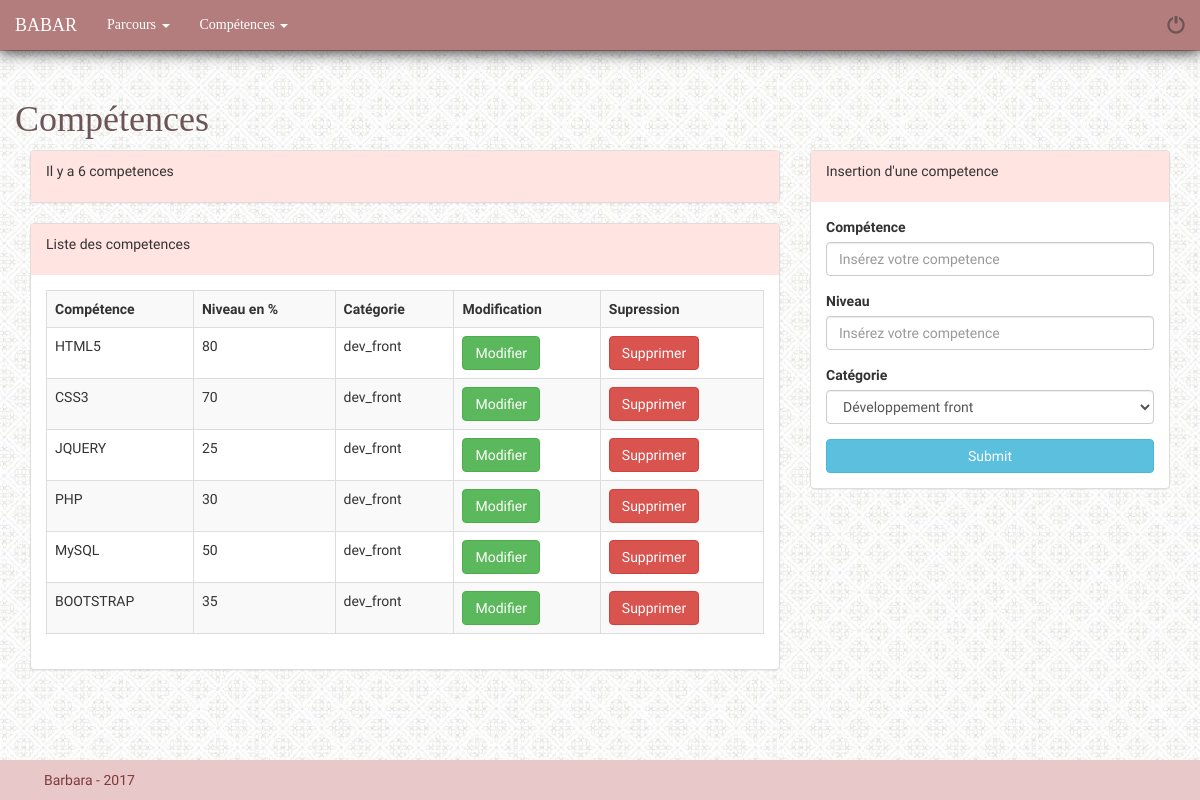
Page /admin/competences.php (signed in) on the committed database.
### tables this page shows
CREATE TABLE `t_utilisateurs` (
  `id_utilisateur` int(3) NOT NULL,
  `prenom` varchar(30) NOT NULL,
  `nom` varchar(30) NOT NULL,
  `email` varchar(50) NOT NULL,
  `telephone` int(10) UNSIGNED ZEROFILL NOT NULL,
  `mdp` varchar(12) NOT NULL,
  `pseudo` varchar(30) NOT NULL,
  `avatar` varchar(30) NOT NULL,
  `age` int(3) NOT NULL,
  `date_naissance` date NOT NULL,
  `sexe` enum('H','F') NOT NULL,
  `etat_civil` enum('Mr','Mme') NOT NULL,
  `adresse` varchar(50) NOT NULL,
  `code_postal` int(5) UNSIGNED ZEROFILL NOT NULL,
  `ville` varchar(30) NOT NULL,
  `pays` varchar(20) NOT NULL,
  `site_web` varchar(50) NOT NULL
);

CREATE TABLE `t_competences` (
  `id_competence` int(3) NOT NULL,
  `competence` varchar(30) NOT NULL,
  `c_niveau` int(3) NOT NULL,
  `categorie` enum('dev_front','dev_back','framework') NOT NULL,
  `utilisateur_id` int(3) NOT NULL
);

### admin/inc/init.inc.php (called while the page is built, shortened)
<?php
$hote='localhost';
$bdd='site_cv';
$utilisateur='root';
$passe='';
$pdoCV = new PDO('mysql:host='.$hote.';dbname='.$bdd, $utilisateur, $passe);
$pdoCV -> exec("SET NAMES utf8");
$sql = $pdoCV -> query("SELECT * FROM t_utilisateurs WHERE id_utilisateur = '1'");
$ligne_utilisateur = $sql -> fetch(PDO::FETCH_ASSOC);

### admin/competences.php (the view, shortened to what this page needs)
<?php
include('inc/init.inc.php');
if(isset($_SESSION['connexion']) && $_SESSION['connexion']=='connecté'){
    $id_utilisateur = $_SESSION['id_utilisateur'];
}else{
    header('location: connexionAdmin.php');
}
    $sql = $pdoCV -> prepare("SELECT * FROM t_competences WHERE utilisateur_id = '$id_utilisateur'");
    $sql -> execute();
    $nbr_competences =  $sql -> rowCount();
include('inc/header.inc.php');
include('inc/nav.inc.php');
?>
<div class="container">
    <div class="row">
        <h1> Compétences</h1>
    </div>
    <div class="row">
        <div class="col-md-8">
            <div class="panel panel-default">
                <div class="panel-heading">
                    <p> Il y a <?php if ($nbr_competences <= 1){
                        echo $nbr_competences.' competence';
                    }else{
                        echo $nbr_competences.' competences';
                    }?></p>
                </div>
            </div>
            <div class="panel panel-default">
                <div class="panel-heading">
                    <p>Liste des competences</p>
                </div>
                <div class="panel-body">
                    <div class="table-responsive">
                    <table class="table table-bordered table-striped">
                        <tr>
                            <th>Compétence</th>
                            <th>Niveau en %</th>
                            <th>Catégorie</th>
                            <th>Modification</th>
                            <th>Supression</th>
                        </tr>
                        <tr>
                        <?php while($ligne_competence = $sql -> fetch(PDO::FETCH_ASSOC) ) {?>
                           <td><?php echo $ligne_competence['competence'] ;?></td>
                           <td><?php echo $ligne_competence['c_niveau'] ;?></td>
                           <td><?php echo $ligne_competence['categorie'] ;?></td>
                           <td><a href="modif_competence.php?id_competence=<?= $ligne_competence['id_competence']; ?>"><button type="button" class="btn btn-success">Modifier</button></a></td>
                           <td><a href="competences.php?id_competence=<?= $ligne_competence['id_competence']; ?>"><button type="button" class="btn btn-danger">Supprimer</button></a></td>
                       </tr>
                        <?php } ?>
                    </table>
                    </div>
                </div>
            </div>
        </div>
        <div class="col-md-4">
            <div class="panel panel-default">
                <div class="panel-heading">
                        <p>Insertion d'une competence</p>
                </div>
                <div class="panel-body">
                    <form action="competences.php" method="post">
                        <div class="form-group">
                            <label for="competence">Compétence</label>
                            <input type="text" class="form-control" id="competence" name="competence" placeholder="Insérez votre competence">
                        </div>
                        <div class="form-group">
                            <label for="c_niveau">Niveau</label>
                            <input type="text" class="form-control" id="c_niveau" name="c_niveau" placeholder="Insérez votre competence">
                        </div>
                        <div class="form-group">
                            <label for="categorie">Catégorie</label>
                            <select class="form-control" name="categorie">
                                <option value="dev_front">Développement front</option>
                            </select>
                        </div>
                        <button type="submit" class="btn btn-info btn-block">Submit</button>
                    </form>
                </div>
            </div>
        </div>
    </div>
</div>
<?php include('inc/footer.inc.php'); ?>

### admin/inc/nav.inc.php (shortened to what this page needs)
<body>
    <nav class="navbar navbar-fixed-top navbar-inverse couleur">
        <div class="container-fluid shadowNav">
                <div class="navbar-header">
                    <a class="navbar-brand" href="profil.php"><?= $ligne_utilisateur['pseudo'] ?></a>
                </div>
                <div class="collapse navbar-collapse" id="bs-example-navbar-collapse-1">
                    <ul class="nav navbar-nav">
                        <li class="dropdown">
                            <a href="#" class="dropdown-toggle" data-toggle="dropdown" role="button" aria-haspopup="true" aria-expanded="false">Parcours <span class="caret"></span></a>
                       </li>
                       <li class="dropdown">
                             <a href="#" class="dropdown-toggle" data-toggle="dropdown" role="button" aria-haspopup="true" aria-expanded="false">Compétences <span class="caret"></span></a>
                         </li>
                     </ul>
                     <div class="nav navbar-nav navbar-right">
                            <a class="navbar-brand" href="connexionAdmin.php?action=deconnexion"><span class="glyphicon glyphicon-off" aria-hidden="true"></a>
                     </div>
                 </div>
             </div>
        </nav>
    <section>

### admin/css/style.css (style rules this page uses)
html { position: relative; min-height: 100%; }
body { margin-bottom: 60px; background: url(../img/bg.jpg) repeat; font-family: 'Amaranth', sans-serif; }
* { margin: 0; }
h1 { font-family: 'Spectral SC', serif; color: #6D5555; margin-top: 100px; }
.couleur { background-color: #B47D7D; border-color: #D9A9A9; }
.navbar-inverse .navbar-nav>li>a { color: #FFF; font-family: 'Spectral SC', serif; }
.navbar-inverse .navbar-brand { color: #6D5555; font-family: 'Spectral SC', serif; }
.panel-default>.panel-heading { background-color: mistyrose; border-color: mistyrose; }
.shadowNav { box-shadow: 0px 2px 14px 1px rgba(0,0,0,0.75); }

### rows in the picture
t_utilisateurs: pseudo "BABAR"
t_competences: competence "HTML5", c_niveau "80", categorie "dev_front"
t_competences: competence "CSS3", c_niveau "70", categorie "dev_front"
t_competences: competence "JQUERY", c_niveau "25", categorie "dev_front"
t_competences: competence "PHP", c_niveau "30", categorie "dev_front"
t_competences: competence "MySQL", c_niveau "50", categorie "dev_front"
t_competences: competence "BOOTSTRAP", c_niveau "35", categorie "dev_front"

### other values in the picture
$nbr_competences "6"
